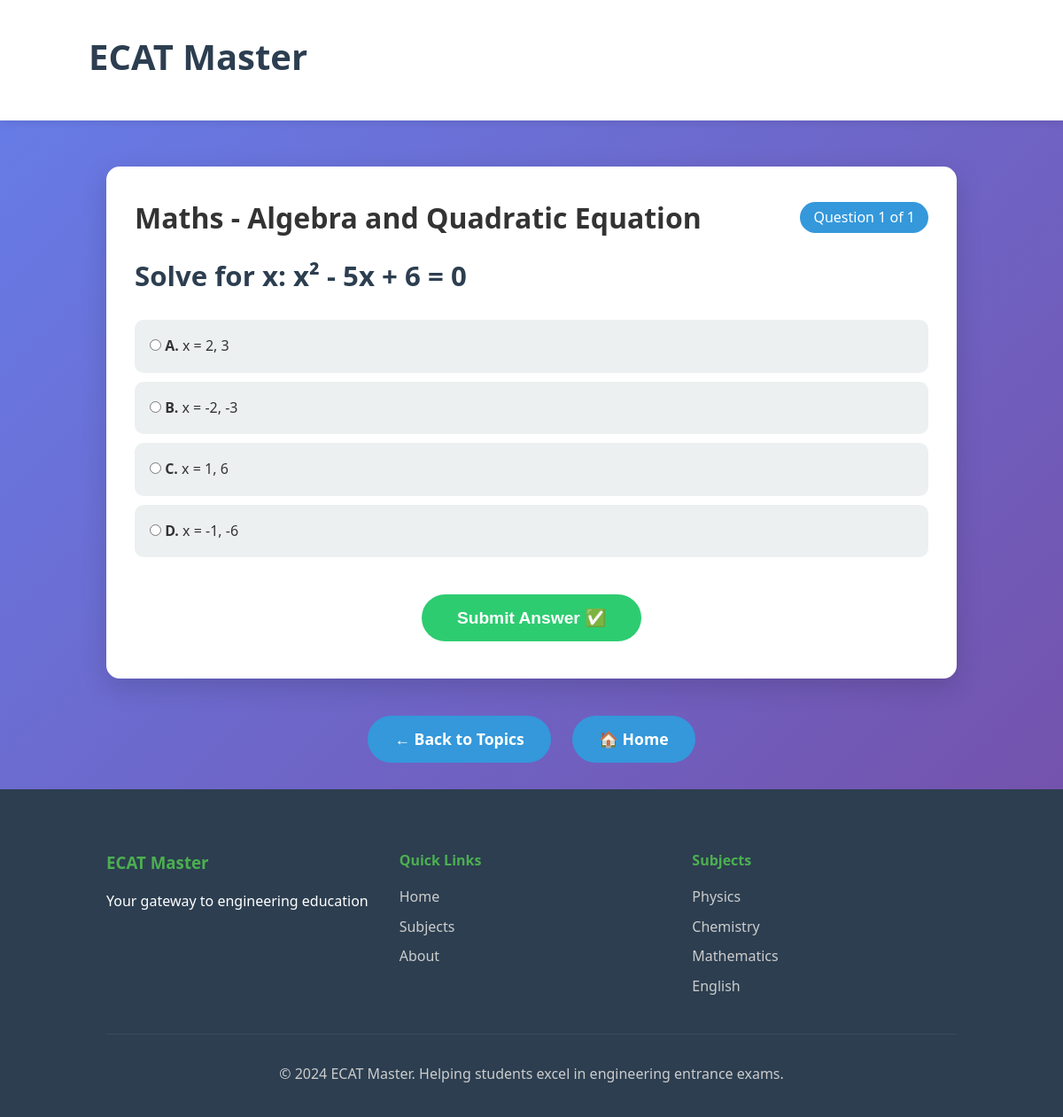
/quiz/Maths/Algebra and Quadratic Equation, run on the app's committed database.
### tables this page shows
CREATE TABLE questions (
    id INTEGER PRIMARY KEY AUTOINCREMENT,
    subject TEXT NOT NULL,
    topic TEXT NOT NULL,
    question TEXT NOT NULL,
    option1 TEXT NOT NULL,
    option2 TEXT NOT NULL,
    option3 TEXT NOT NULL,
    option4 TEXT NOT NULL,
    answer TEXT NOT NULL,
    explanation TEXT NOT NULL,
    difficulty INTEGER DEFAULT 1,
    year INTEGER,
    is_past_paper BOOLEAN DEFAULT 1
);

### app.py (the view)
@app.route("/quiz/<subject>/<topic>")
def quiz(subject, topic):
    conn = sqlite3.connect("questions.db")
    cursor = conn.cursor()
    cursor.execute("SELECT * FROM questions WHERE subject=? AND topic=?", (subject, topic))
    questions = cursor.fetchall()
    conn.close()
    if not questions:
        return f"No questions found for {subject} - {topic}"
    session['current_topic_questions'] = questions
    session['current_question_index'] = 0
    session['score'] = 0
    session['current_subject'] = subject
    session['current_topic'] = topic
    return render_template("quiz_with_next.html",
                         subject=subject,
                         topic=topic,
                         question=questions[0],
                         question_number=1,
                         total_questions=len(questions))

### templates/quiz_with_next.html (shortened to what this page needs)
{% extends "base.html" %}
{% block content %}
<div class="quiz-container">
    <div style="display: flex; justify-content: space-between; align-items: center; margin-bottom: 1rem;">
        <h1>{{ subject }} - {{ topic }}</h1>
        <span style="background: var(--secondary); color: white; padding: 5px 15px; border-radius: 20px;">
            Question {{ question_number }} of {{ total_questions }}
        </span>
    </div>
    <div class="question">
        <h2>{{ question[3] }}</h2>
    </div>
    <form action="/check_answer" method="post">
        <label class="option">
            <input type="radio" name="answer" value="{{ question[4] }}" required>
            <strong>A.</strong> {{ question[4] }}
        </label>
        <label class="option">
            <input type="radio" name="answer" value="{{ question[5] }}">
            <strong>B.</strong> {{ question[5] }}
        </label>
        <label class="option">
            <input type="radio" name="answer" value="{{ question[6] }}">
            <strong>C.</strong> {{ question[6] }}
        </label>
        <label class="option">
            <input type="radio" name="answer" value="{{ question[7] }}">
            <strong>D.</strong> {{ question[7] }}
        </label>
        <div style="text-align: center; margin-top: 2rem;">
            <button type="submit" class="btn btn-success" style="padding: 15px 40px; font-size: 1.2rem;">
                Submit Answer ✅
            </button>
        </div>
    </form>
</div>
<div style="text-align: center; margin-top: 1rem;">
    <a href="{{ url_for('topics', subject=subject) }}" class="btn btn-primary">← Back to Topics</a>
    <a href="{{ url_for('home') }}" class="btn">🏠 Home</a>
</div>
{% endblock %}

### static/style.css (style rules this page uses)
:root { --primary: #2c3e50; --secondary: #3498db; --accent: #e74c3c; --light: #ecf0f1; --success: #2ecc71; --warning: #f39c12; --dark: #2c3e50; }
* { margin: 0; padding: 0; box-sizing: border-box; }
body { font-family: 'Segoe UI', Tahoma, Geneva, Verdana, sans-serif; line-height: 1.6; color: #333; background: linear-gradient(135deg, #667eea 0%, #764ba2 100%); min-height: 100vh; }
.btn { display: inline-block; padding: 12px 30px; background: var(--secondary); color: white; text-decoration: none; border-radius: 50px; border: none; font-size: 1.1rem; font-weight: 600; cursor: pointer; transition: all 0.3s ease; margin: 10px; }
.btn-primary { background: var(--secondary); }
.btn-success { background: var(--success); }
.quiz-container { background: white; border-radius: 15px; padding: 2rem; margin: 2rem 0; box-shadow: 0 10px 30px rgba(0,0,0,0.15); }
.question { font-size: 1.3rem; font-weight: 600; margin-bottom: 1.5rem; color: var(--dark); }
.option { display: block; padding: 15px; margin: 10px 0; background: var(--light); border: 2px solid transparent; border-radius: 10px; cursor: pointer; transition: all 0.3s ease; }

### data on the page
questions: subject "Maths", topic "Algebra and Quadratic Equation", question "Solve for x: x² - 5x + 6 = 0", option1 "x = 2, 3", option2 "x = -2, -3", option3 "x = 1, 6", option4 "x = -1, -6"

### other printed values
{{ question_number }} "1"
{{ total_questions }} "1"
